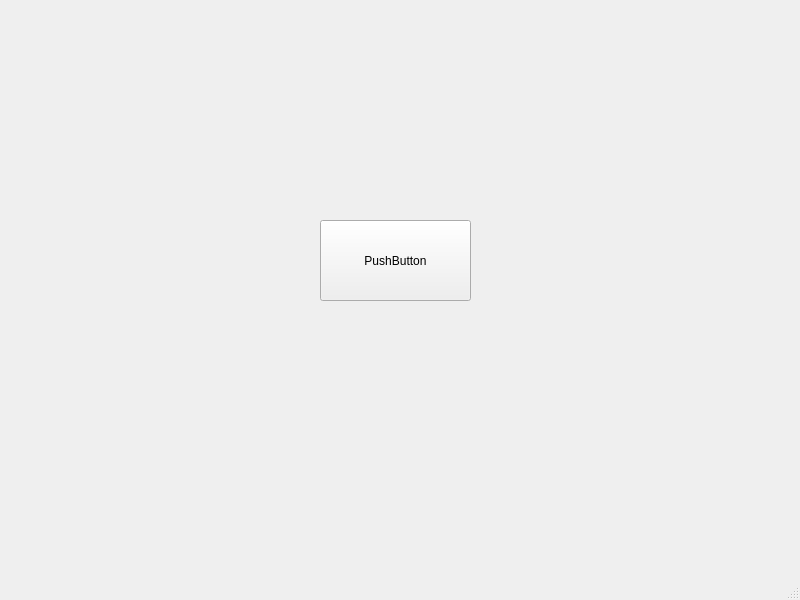
<?xml version="1.0" encoding="UTF-8"?>
<ui version="4.0">
 <class>MainWindow</class>
 <widget class="QMainWindow" name="MainWindow">
  <property name="geometry">
   <rect>
    <x>0</x>
    <y>0</y>
    <width>800</width>
    <height>600</height>
   </rect>
  </property>
  <property name="windowTitle">
   <string>MainWindow</string>
  </property>
  <widget class="QWidget" name="centralwidget">
   <widget class="QPushButton" name="pushButton">
    <property name="geometry">
     <rect>
      <x>320</x>
      <y>220</y>
      <width>151</width>
      <height>81</height>
     </rect>
    </property>
    <property name="text">
     <string>PushButton</string>
    </property>
   </widget>
  </widget>
  <widget class="QMenuBar" name="menubar">
   <property name="geometry">
    <rect>
     <x>0</x>
     <y>0</y>
     <width>800</width>
     <height>26</height>
    </rect>
   </property>
  </widget>
  <widget class="QStatusBar" name="statusbar"/>
 </widget>
 <resources/>
 <connections/>
</ui>
